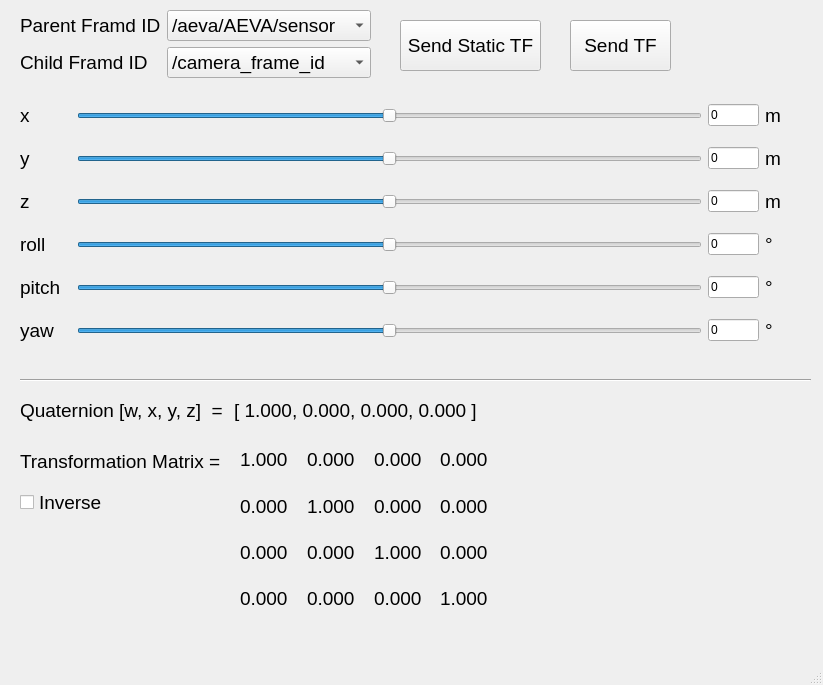
<?xml version="1.0" encoding="UTF-8"?>
<ui version="4.0">
 <class>MainWindow</class>
 <widget class="QMainWindow" name="MainWindow">
  <property name="geometry">
   <rect>
    <x>0</x>
    <y>0</y>
    <width>823</width>
    <height>685</height>
   </rect>
  </property>
  <property name="windowTitle">
   <string>MainWindow</string>
  </property>
  <widget class="QWidget" name="centralwidget">
   <widget class="QWidget" name="gridLayoutWidget">
    <property name="geometry">
     <rect>
      <x>20</x>
      <y>90</y>
      <width>761</width>
      <height>271</height>
     </rect>
    </property>
    <layout class="QGridLayout" name="gridLayout" columnstretch="7,86,7,0">
     <property name="sizeConstraint">
      <enum>QLayout::SetDefaultConstraint</enum>
     </property>
     <property name="horizontalSpacing">
      <number>6</number>
     </property>
     <item row="0" column="0">
      <widget class="QLabel" name="lb_x">
       <property name="font">
        <font>
         <pointsize>14</pointsize>
        </font>
       </property>
       <property name="text">
        <string>x</string>
       </property>
      </widget>
     </item>
     <item row="5" column="1">
      <widget class="QSlider" name="slider_rz">
       <property name="maximum">
        <number>100</number>
       </property>
       <property name="value">
        <number>50</number>
       </property>
       <property name="orientation">
        <enum>Qt::Horizontal</enum>
       </property>
      </widget>
     </item>
     <item row="1" column="0">
      <widget class="QLabel" name="lb_y">
       <property name="font">
        <font>
         <pointsize>14</pointsize>
        </font>
       </property>
       <property name="text">
        <string>y</string>
       </property>
      </widget>
     </item>
     <item row="5" column="2">
      <widget class="QLineEdit" name="le_rz">
       <property name="sizePolicy">
        <sizepolicy hsizetype="Preferred" vsizetype="Fixed">
         <horstretch>0</horstretch>
         <verstretch>0</verstretch>
        </sizepolicy>
       </property>
       <property name="text">
        <string>0</string>
       </property>
      </widget>
     </item>
     <item row="4" column="1">
      <widget class="QSlider" name="slider_ry">
       <property name="maximum">
        <number>100</number>
       </property>
       <property name="value">
        <number>50</number>
       </property>
       <property name="orientation">
        <enum>Qt::Horizontal</enum>
       </property>
      </widget>
     </item>
     <item row="2" column="2">
      <widget class="QLineEdit" name="le_z">
       <property name="sizePolicy">
        <sizepolicy hsizetype="Preferred" vsizetype="Fixed">
         <horstretch>0</horstretch>
         <verstretch>0</verstretch>
        </sizepolicy>
       </property>
       <property name="text">
        <string>0</string>
       </property>
      </widget>
     </item>
     <item row="4" column="0">
      <widget class="QLabel" name="lb_ry">
       <property name="font">
        <font>
         <pointsize>14</pointsize>
        </font>
       </property>
       <property name="text">
        <string>pitch</string>
       </property>
      </widget>
     </item>
     <item row="0" column="1">
      <widget class="QSlider" name="slider_x">
       <property name="sizePolicy">
        <sizepolicy hsizetype="Preferred" vsizetype="Fixed">
         <horstretch>0</horstretch>
         <verstretch>0</verstretch>
        </sizepolicy>
       </property>
       <property name="styleSheet">
        <string notr="true"/>
       </property>
       <property name="maximum">
        <number>100</number>
       </property>
       <property name="singleStep">
        <number>1</number>
       </property>
       <property name="value">
        <number>50</number>
       </property>
       <property name="orientation">
        <enum>Qt::Horizontal</enum>
       </property>
      </widget>
     </item>
     <item row="3" column="1">
      <widget class="QSlider" name="slider_rx">
       <property name="maximum">
        <number>100</number>
       </property>
       <property name="value">
        <number>50</number>
       </property>
       <property name="orientation">
        <enum>Qt::Horizontal</enum>
       </property>
      </widget>
     </item>
     <item row="2" column="1">
      <widget class="QSlider" name="slider_z">
       <property name="maximum">
        <number>100</number>
       </property>
       <property name="value">
        <number>50</number>
       </property>
       <property name="orientation">
        <enum>Qt::Horizontal</enum>
       </property>
      </widget>
     </item>
     <item row="2" column="0">
      <widget class="QLabel" name="lb_z">
       <property name="font">
        <font>
         <pointsize>14</pointsize>
        </font>
       </property>
       <property name="text">
        <string>z</string>
       </property>
      </widget>
     </item>
     <item row="3" column="2">
      <widget class="QLineEdit" name="le_rx">
       <property name="sizePolicy">
        <sizepolicy hsizetype="Preferred" vsizetype="Fixed">
         <horstretch>0</horstretch>
         <verstretch>0</verstretch>
        </sizepolicy>
       </property>
       <property name="text">
        <string>0</string>
       </property>
      </widget>
     </item>
     <item row="4" column="2">
      <widget class="QLineEdit" name="le_ry">
       <property name="sizePolicy">
        <sizepolicy hsizetype="Preferred" vsizetype="Fixed">
         <horstretch>0</horstretch>
         <verstretch>0</verstretch>
        </sizepolicy>
       </property>
       <property name="text">
        <string>0</string>
       </property>
      </widget>
     </item>
     <item row="1" column="1">
      <widget class="QSlider" name="slider_y">
       <property name="maximum">
        <number>100</number>
       </property>
       <property name="value">
        <number>50</number>
       </property>
       <property name="orientation">
        <enum>Qt::Horizontal</enum>
       </property>
      </widget>
     </item>
     <item row="3" column="0">
      <widget class="QLabel" name="lb_rx">
       <property name="font">
        <font>
         <pointsize>14</pointsize>
        </font>
       </property>
       <property name="text">
        <string>roll</string>
       </property>
      </widget>
     </item>
     <item row="5" column="0">
      <widget class="QLabel" name="lb_rz">
       <property name="font">
        <font>
         <pointsize>14</pointsize>
        </font>
       </property>
       <property name="text">
        <string>yaw</string>
       </property>
      </widget>
     </item>
     <item row="0" column="2">
      <widget class="QLineEdit" name="le_x">
       <property name="sizePolicy">
        <sizepolicy hsizetype="Preferred" vsizetype="Fixed">
         <horstretch>0</horstretch>
         <verstretch>0</verstretch>
        </sizepolicy>
       </property>
       <property name="inputMethodHints">
        <set>Qt::ImhNone</set>
       </property>
       <property name="text">
        <string>0</string>
       </property>
      </widget>
     </item>
     <item row="1" column="2">
      <widget class="QLineEdit" name="le_y">
       <property name="sizePolicy">
        <sizepolicy hsizetype="Preferred" vsizetype="Fixed">
         <horstretch>0</horstretch>
         <verstretch>0</verstretch>
        </sizepolicy>
       </property>
       <property name="text">
        <string>0</string>
       </property>
      </widget>
     </item>
     <item row="0" column="3">
      <widget class="QLabel" name="lb_mx">
       <property name="font">
        <font>
         <pointsize>14</pointsize>
        </font>
       </property>
       <property name="text">
        <string>m</string>
       </property>
      </widget>
     </item>
     <item row="1" column="3">
      <widget class="QLabel" name="lb_my">
       <property name="font">
        <font>
         <pointsize>14</pointsize>
        </font>
       </property>
       <property name="text">
        <string>m</string>
       </property>
      </widget>
     </item>
     <item row="2" column="3">
      <widget class="QLabel" name="lb_mz">
       <property name="font">
        <font>
         <pointsize>14</pointsize>
        </font>
       </property>
       <property name="text">
        <string>m</string>
       </property>
      </widget>
     </item>
     <item row="3" column="3">
      <widget class="QLabel" name="lb_dx">
       <property name="font">
        <font>
         <pointsize>14</pointsize>
        </font>
       </property>
       <property name="text">
        <string>°</string>
       </property>
      </widget>
     </item>
     <item row="4" column="3">
      <widget class="QLabel" name="lb_dy">
       <property name="font">
        <font>
         <pointsize>14</pointsize>
        </font>
       </property>
       <property name="text">
        <string>°</string>
       </property>
      </widget>
     </item>
     <item row="5" column="3">
      <widget class="QLabel" name="lb_dz">
       <property name="font">
        <font>
         <pointsize>14</pointsize>
        </font>
       </property>
       <property name="text">
        <string>°</string>
       </property>
      </widget>
     </item>
    </layout>
    <zorder>lb_y</zorder>
    <zorder>lb_z</zorder>
    <zorder>lb_rx</zorder>
    <zorder>lb_ry</zorder>
    <zorder>lb_rz</zorder>
    <zorder>slider_y</zorder>
    <zorder>slider_rx</zorder>
    <zorder>slider_ry</zorder>
    <zorder>slider_rz</zorder>
    <zorder>lb_x</zorder>
    <zorder>slider_x</zorder>
    <zorder>le_x</zorder>
    <zorder>le_y</zorder>
    <zorder>le_z</zorder>
    <zorder>le_rx</zorder>
    <zorder>le_ry</zorder>
    <zorder>le_rz</zorder>
    <zorder>lb_mx</zorder>
    <zorder>lb_my</zorder>
    <zorder>lb_mz</zorder>
    <zorder>lb_dx</zorder>
    <zorder>lb_dy</zorder>
    <zorder>lb_dz</zorder>
    <zorder>slider_z</zorder>
   </widget>
   <widget class="QWidget" name="formLayoutWidget">
    <property name="geometry">
     <rect>
      <x>20</x>
      <y>10</y>
      <width>351</width>
      <height>70</height>
     </rect>
    </property>
    <layout class="QFormLayout" name="formLayout">
     <item row="0" column="0">
      <widget class="QLabel" name="lb_parent">
       <property name="font">
        <font>
         <pointsize>14</pointsize>
        </font>
       </property>
       <property name="text">
        <string>Parent Framd ID</string>
       </property>
      </widget>
     </item>
     <item row="1" column="0">
      <widget class="QLabel" name="lb_child">
       <property name="font">
        <font>
         <pointsize>14</pointsize>
        </font>
       </property>
       <property name="text">
        <string>Child Framd ID</string>
       </property>
      </widget>
     </item>
     <item row="0" column="1">
      <widget class="QComboBox" name="cb_parent">
       <property name="font">
        <font>
         <pointsize>14</pointsize>
        </font>
       </property>
       <item>
        <property name="text">
         <string>/aeva/AEVA/sensor</string>
        </property>
       </item>
       <item>
        <property name="text">
         <string>/map</string>
        </property>
       </item>
      </widget>
     </item>
     <item row="1" column="1">
      <widget class="QComboBox" name="cb_child">
       <property name="font">
        <font>
         <pointsize>14</pointsize>
        </font>
       </property>
       <property name="currentText">
        <string>/camera_frame_id</string>
       </property>
       <property name="currentIndex">
        <number>1</number>
       </property>
       <item>
        <property name="text">
         <string>/aeva/AEVA/sensor</string>
        </property>
       </item>
       <item>
        <property name="text">
         <string>/camera_frame_id</string>
        </property>
       </item>
       <item>
        <property name="text">
         <string>/camera_frame_0</string>
        </property>
       </item>
       <item>
        <property name="text">
         <string>/camera_frame_1</string>
        </property>
       </item>
       <item>
        <property name="text">
         <string>/camera_frame_2</string>
        </property>
       </item>
      </widget>
     </item>
    </layout>
   </widget>
   <widget class="Line" name="line">
    <property name="geometry">
     <rect>
      <x>20</x>
      <y>370</y>
      <width>791</width>
      <height>20</height>
     </rect>
    </property>
    <property name="orientation">
     <enum>Qt::Horizontal</enum>
    </property>
   </widget>
   <widget class="QWidget" name="horizontalLayoutWidget">
    <property name="geometry">
     <rect>
      <x>20</x>
      <y>390</y>
      <width>481</width>
      <height>41</height>
     </rect>
    </property>
    <layout class="QHBoxLayout" name="horizontalLayout" stretch="0,0">
     <item>
      <widget class="QLabel" name="lb_quat">
       <property name="sizePolicy">
        <sizepolicy hsizetype="Fixed" vsizetype="Preferred">
         <horstretch>0</horstretch>
         <verstretch>0</verstretch>
        </sizepolicy>
       </property>
       <property name="font">
        <font>
         <pointsize>14</pointsize>
        </font>
       </property>
       <property name="text">
        <string>Quaternion [w, x, y, z]  = </string>
       </property>
      </widget>
     </item>
     <item>
      <widget class="QLabel" name="lb_wxyz">
       <property name="font">
        <font>
         <pointsize>14</pointsize>
        </font>
       </property>
       <property name="text">
        <string>[ 1.000, 0.000, 0.000, 0.000 ]</string>
       </property>
       <property name="textInteractionFlags">
        <set>Qt::LinksAccessibleByMouse|Qt::TextSelectableByMouse</set>
       </property>
      </widget>
     </item>
    </layout>
   </widget>
   <widget class="QLabel" name="lb_tfmtx">
    <property name="geometry">
     <rect>
      <x>20</x>
      <y>450</y>
      <width>220</width>
      <height>23</height>
     </rect>
    </property>
    <property name="sizePolicy">
     <sizepolicy hsizetype="Preferred" vsizetype="Fixed">
      <horstretch>0</horstretch>
      <verstretch>0</verstretch>
     </sizepolicy>
    </property>
    <property name="font">
     <font>
      <pointsize>14</pointsize>
     </font>
    </property>
    <property name="text">
     <string>Transformation Matrix =</string>
    </property>
    <property name="alignment">
     <set>Qt::AlignLeading|Qt::AlignLeft|Qt::AlignTop</set>
    </property>
    <property name="wordWrap">
     <bool>false</bool>
    </property>
   </widget>
   <widget class="QWidget" name="layoutWidget">
    <property name="geometry">
     <rect>
      <x>240</x>
      <y>440</y>
      <width>261</width>
      <height>179</height>
     </rect>
    </property>
    <layout class="QGridLayout" name="gridLayout_2">
     <item row="1" column="0">
      <widget class="QLabel" name="lb_mtx10">
       <property name="font">
        <font>
         <pointsize>14</pointsize>
        </font>
       </property>
       <property name="text">
        <string>0.000</string>
       </property>
       <property name="textInteractionFlags">
        <set>Qt::LinksAccessibleByMouse|Qt::TextSelectableByMouse</set>
       </property>
      </widget>
     </item>
     <item row="2" column="1">
      <widget class="QLabel" name="lb_mtx21">
       <property name="font">
        <font>
         <pointsize>14</pointsize>
        </font>
       </property>
       <property name="text">
        <string>0.000</string>
       </property>
       <property name="textInteractionFlags">
        <set>Qt::LinksAccessibleByMouse|Qt::TextSelectableByMouse</set>
       </property>
      </widget>
     </item>
     <item row="1" column="2">
      <widget class="QLabel" name="lb_mtx12">
       <property name="font">
        <font>
         <pointsize>14</pointsize>
        </font>
       </property>
       <property name="text">
        <string>0.000</string>
       </property>
       <property name="textInteractionFlags">
        <set>Qt::LinksAccessibleByMouse|Qt::TextSelectableByMouse</set>
       </property>
      </widget>
     </item>
     <item row="3" column="2">
      <widget class="QLabel" name="lb_mtx32">
       <property name="font">
        <font>
         <pointsize>14</pointsize>
        </font>
       </property>
       <property name="text">
        <string>0.000</string>
       </property>
       <property name="textInteractionFlags">
        <set>Qt::LinksAccessibleByMouse|Qt::TextSelectableByMouse</set>
       </property>
      </widget>
     </item>
     <item row="3" column="1">
      <widget class="QLabel" name="lb_mtx31">
       <property name="font">
        <font>
         <pointsize>14</pointsize>
        </font>
       </property>
       <property name="text">
        <string>0.000</string>
       </property>
       <property name="textInteractionFlags">
        <set>Qt::LinksAccessibleByMouse|Qt::TextSelectableByMouse</set>
       </property>
      </widget>
     </item>
     <item row="0" column="3">
      <widget class="QLabel" name="lb_mtx03">
       <property name="font">
        <font>
         <pointsize>14</pointsize>
        </font>
       </property>
       <property name="text">
        <string>0.000</string>
       </property>
       <property name="textInteractionFlags">
        <set>Qt::LinksAccessibleByMouse|Qt::TextSelectableByMouse</set>
       </property>
      </widget>
     </item>
     <item row="3" column="3">
      <widget class="QLabel" name="lb_mtx33">
       <property name="font">
        <font>
         <pointsize>14</pointsize>
        </font>
       </property>
       <property name="text">
        <string>1.000</string>
       </property>
       <property name="textInteractionFlags">
        <set>Qt::LinksAccessibleByMouse|Qt::TextSelectableByMouse</set>
       </property>
      </widget>
     </item>
     <item row="1" column="1">
      <widget class="QLabel" name="lb_mtx11">
       <property name="font">
        <font>
         <pointsize>14</pointsize>
        </font>
       </property>
       <property name="text">
        <string>1.000</string>
       </property>
       <property name="textInteractionFlags">
        <set>Qt::LinksAccessibleByMouse|Qt::TextSelectableByMouse</set>
       </property>
      </widget>
     </item>
     <item row="1" column="3">
      <widget class="QLabel" name="lb_mtx13">
       <property name="font">
        <font>
         <pointsize>14</pointsize>
        </font>
       </property>
       <property name="text">
        <string>0.000</string>
       </property>
       <property name="textInteractionFlags">
        <set>Qt::LinksAccessibleByMouse|Qt::TextSelectableByMouse</set>
       </property>
      </widget>
     </item>
     <item row="0" column="0">
      <widget class="QLabel" name="lb_mtx00">
       <property name="font">
        <font>
         <pointsize>14</pointsize>
        </font>
       </property>
       <property name="text">
        <string>1.000</string>
       </property>
       <property name="textInteractionFlags">
        <set>Qt::LinksAccessibleByMouse|Qt::TextSelectableByMouse</set>
       </property>
      </widget>
     </item>
     <item row="0" column="2">
      <widget class="QLabel" name="lb_mtx02">
       <property name="font">
        <font>
         <pointsize>14</pointsize>
        </font>
       </property>
       <property name="text">
        <string>0.000</string>
       </property>
       <property name="textInteractionFlags">
        <set>Qt::LinksAccessibleByMouse|Qt::TextSelectableByMouse</set>
       </property>
      </widget>
     </item>
     <item row="2" column="0">
      <widget class="QLabel" name="lb_mtx20">
       <property name="font">
        <font>
         <pointsize>14</pointsize>
        </font>
       </property>
       <property name="text">
        <string>0.000</string>
       </property>
       <property name="textInteractionFlags">
        <set>Qt::LinksAccessibleByMouse|Qt::TextSelectableByMouse</set>
       </property>
      </widget>
     </item>
     <item row="3" column="0">
      <widget class="QLabel" name="lb_mtx30">
       <property name="font">
        <font>
         <pointsize>14</pointsize>
        </font>
       </property>
       <property name="text">
        <string>0.000</string>
       </property>
       <property name="textInteractionFlags">
        <set>Qt::LinksAccessibleByMouse|Qt::TextSelectableByMouse</set>
       </property>
      </widget>
     </item>
     <item row="2" column="2">
      <widget class="QLabel" name="lb_mtx22">
       <property name="font">
        <font>
         <pointsize>14</pointsize>
        </font>
       </property>
       <property name="text">
        <string>1.000</string>
       </property>
       <property name="textInteractionFlags">
        <set>Qt::LinksAccessibleByMouse|Qt::TextSelectableByMouse</set>
       </property>
      </widget>
     </item>
     <item row="2" column="3">
      <widget class="QLabel" name="lb_mtx23">
       <property name="font">
        <font>
         <pointsize>14</pointsize>
        </font>
       </property>
       <property name="text">
        <string>0.000</string>
       </property>
       <property name="textInteractionFlags">
        <set>Qt::LinksAccessibleByMouse|Qt::TextSelectableByMouse</set>
       </property>
      </widget>
     </item>
     <item row="0" column="1">
      <widget class="QLabel" name="lb_mtx01">
       <property name="font">
        <font>
         <pointsize>14</pointsize>
        </font>
       </property>
       <property name="text">
        <string>0.000</string>
       </property>
       <property name="textInteractionFlags">
        <set>Qt::LinksAccessibleByMouse|Qt::TextSelectableByMouse</set>
       </property>
      </widget>
     </item>
    </layout>
   </widget>
   <widget class="QCheckBox" name="ckb_inv">
    <property name="geometry">
     <rect>
      <x>20</x>
      <y>490</y>
      <width>91</width>
      <height>25</height>
     </rect>
    </property>
    <property name="font">
     <font>
      <pointsize>14</pointsize>
     </font>
    </property>
    <property name="text">
     <string>Inverse</string>
    </property>
   </widget>
   <widget class="QLabel" name="lb_img">
    <property name="geometry">
     <rect>
      <x>560</x>
      <y>410</y>
      <width>200</width>
      <height>200</height>
     </rect>
    </property>
    <property name="text">
     <string/>
    </property>
   </widget>
   <widget class="QPushButton" name="btn_sendstf">
    <property name="geometry">
     <rect>
      <x>400</x>
      <y>20</y>
      <width>141</width>
      <height>51</height>
     </rect>
    </property>
    <property name="font">
     <font>
      <pointsize>14</pointsize>
     </font>
    </property>
    <property name="text">
     <string>Send Static TF</string>
    </property>
   </widget>
   <widget class="QPushButton" name="btn_sendtf">
    <property name="enabled">
     <bool>true</bool>
    </property>
    <property name="geometry">
     <rect>
      <x>570</x>
      <y>20</y>
      <width>101</width>
      <height>51</height>
     </rect>
    </property>
    <property name="font">
     <font>
      <pointsize>14</pointsize>
     </font>
    </property>
    <property name="text">
     <string>Send TF</string>
    </property>
    <property name="checkable">
     <bool>false</bool>
    </property>
    <property name="autoDefault">
     <bool>false</bool>
    </property>
    <property name="default">
     <bool>false</bool>
    </property>
    <property name="flat">
     <bool>false</bool>
    </property>
   </widget>
  </widget>
  <widget class="QMenuBar" name="menubar">
   <property name="geometry">
    <rect>
     <x>0</x>
     <y>0</y>
     <width>823</width>
     <height>22</height>
    </rect>
   </property>
  </widget>
  <widget class="QStatusBar" name="statusbar">
   <property name="toolTip">
    <string/>
   </property>
  </widget>
 </widget>
 <resources>
  <include location="../res/resources.qrc"/>
 </resources>
 <connections/>
</ui>
